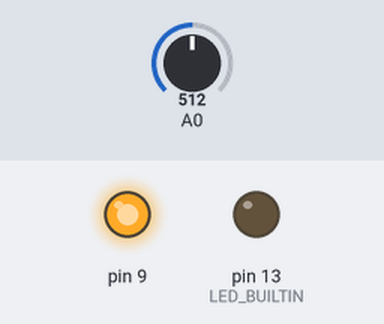
The sketch below on a simulated Arduino Uno, built with avr-gcc and run on an emulated ATmega328P. Parts: output pins drawn as LEDs (lit = HIGH). Inputs (shaded band) come from the test bench; at power-on: A0 = 512.

Above: at 1.2 s.
1.3 s: A0 set to 560
At 2.2 s:
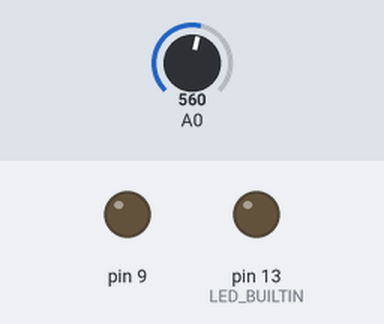
2.8 s: A0 set to 511
At 3.4 s:
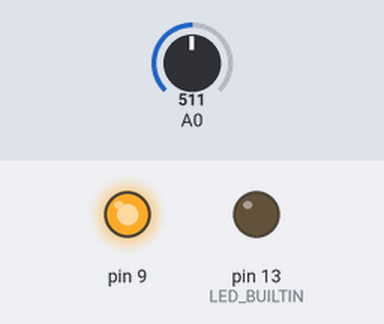
4.3 s: A0 set to 357
5.8 s: A0 set to 332
At 6.9 s:
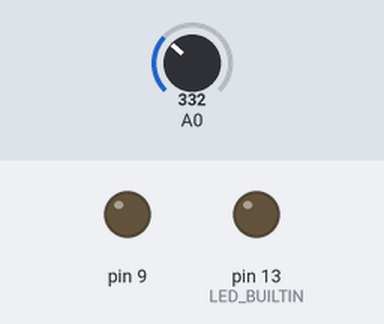
Timing chart, 0 to 8.3 s (numbered marks = the images above; inputs shaded):
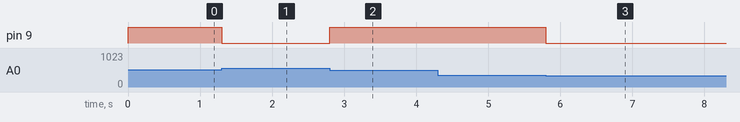

The sketch:

sizzling_albar1.ino
```cpp
void decimalToBinary(int decimalNumber, int binaryArray[]) {
    int index = 0;

    while (decimalNumber > 0) {
        binaryArray[index++] = decimalNumber % 2;
        decimalNumber /= 2;
    }

    while (index < 4) {
        binaryArray[index++] = 0;
    }
}


void setup() {
  pinMode(LED_BUILTIN, OUTPUT);
  pinMode(9, OUTPUT);
  Serial.begin(9600);
}

void loop() {
  int entrada = analogRead(A0) * 0.0293255;
  int saida[4];

  decimalToBinary(entrada, saida);

  if (((saida[3] == 1) && (saida[1] == 1)) || ((saida[3] == 1) && (saida[2] == 1))) {
    digitalWrite(9, HIGH);
  } else {
    digitalWrite(9, LOW);
  }
}
```

Measured:
- the behaviour switches between 545 and 546 on A0 (found by bisection; images 0 and 1)
- the behaviour switches between 342 and 341 on A0 (found by bisection; images 2 and 3)
- after the input at 1.3 s, pin 9: HIGH → LOW at once
- after the input at 2.8 s, pin 9: LOW → HIGH at once
- after the input at 4.3 s, every drawn part: stays the same
- after the input at 5.8 s, pin 9: HIGH → LOW at once
